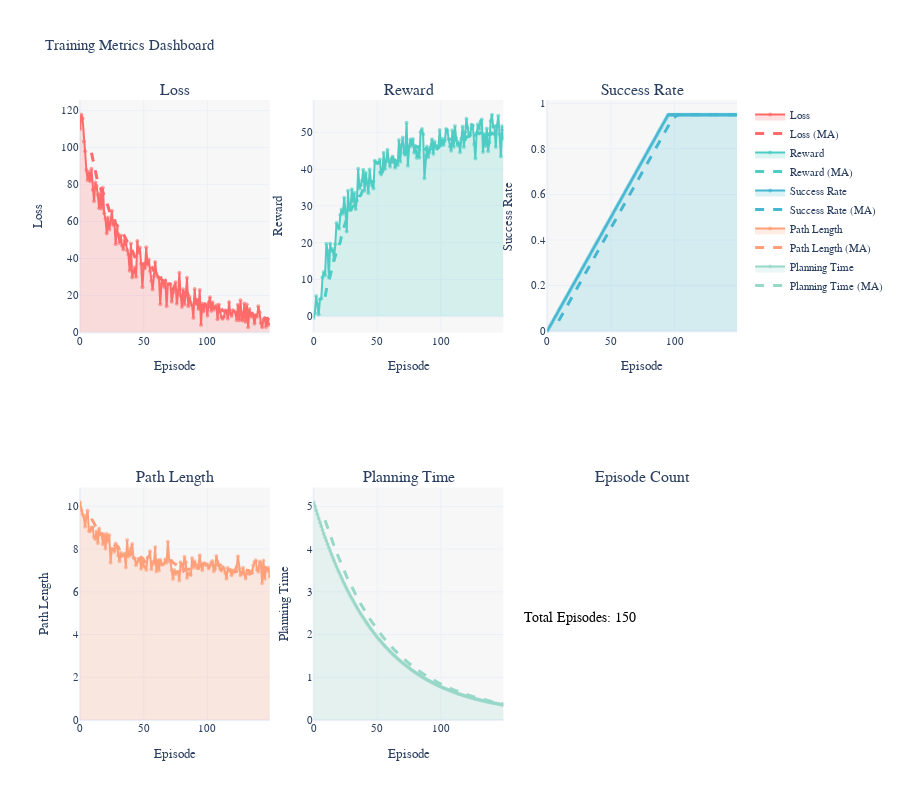

Here is the notebook cell this chart was saved with:
### Markdown cell above
## 4. Create Multi-Panel Dashboard

### Code cell
# Create comprehensive dashboard
fig = dashboard.create_dashboard(filename="professional_dashboard.html")
fig.show()

print("\n= Professional dashboard created and saved")

### Figure 1 — Plotly figure (JSON) as saved in the notebook; plotly's stock layout.template omitted (floating-point values rounded to 4 significant figures; data arrays with more than 128 entries replaced by an {"elided": "..."} marker saying what was removed)
{"data": [{"fill": "tozeroy", "fillcolor": "rgba(255, 107, 107, 0.2)", "hovertemplate": "Loss: %{y:.4f}<br>Episode: %{x}", "line": {"color": "#FF6B6B", "width": 2}, "marker": {"opacity": 0.6, "size": 4}, "mode": "lines+markers", "name": "Loss", "type": "scatter", "x": {"elided": "150 int values"}, "xaxis": "x", "y": {"elided": "150 float values"}, "yaxis": "y"}, {"hovertemplate": "Loss MA: %{y:.4f}<br>Episode: %{x}", "line": {"color": "#FF6B6B", "dash": "dash", "width": 3}, "mode": "lines", "name": "Loss (MA)", "type": "scatter", "x": {"elided": "141 int values"}, "xaxis": "x", "y": {"elided": "141 float values"}, "yaxis": "y"}, {"fill": "tozeroy", "fillcolor": "rgba(78, 205, 196, 0.2)", "hovertemplate": "Reward: %{y:.4f}<br>Episode: %{x}", "line": {"color": "#4ECDC4", "width": 2}, "marker": {"opacity": 0.6, "size": 4}, "mode": "lines+markers", "name": "Reward", "type": "scatter", "x": {"elided": "150 int values"}, "xaxis": "x2", "y": {"elided": "150 float values"}, "yaxis": "y2"}, {"hovertemplate": "Reward MA: %{y:.4f}<br>Episode: %{x}", "line": {"color": "#4ECDC4", "dash": "dash", "width": 3}, "mode": "lines", "name": "Reward (MA)", "type": "scatter", "x": {"elided": "141 int values"}, "xaxis": "x2", "y": {"elided": "141 float values"}, "yaxis": "y2"}, {"fill": "tozeroy", "fillcolor": "rgba(69, 183, 209, 0.2)", "hovertemplate": "Success Rate: %{y:.4f}<br>Episode: %{x}", "line": {"color": "#45B7D1", "width": 2}, "marker": {"opacity": 0.6, "size": 4}, "mode": "lines+markers", "name": "Success Rate", "type": "scatter", "x": {"elided": "150 int values"}, "xaxis": "x3", "y": {"elided": "150 float values"}, "yaxis": "y3"}, {"hovertemplate": "Success Rate MA: %{y:.4f}<br>Episode: %{x}", "line": {"color": "#45B7D1", "dash": "dash", "width": 3}, "mode": "lines", "name": "Success Rate (MA)", "type": "scatter", "x": {"elided": "141 int values"}, "xaxis": "x3", "y": {"elided": "141 float values"}, "yaxis": "y3"}, {"fill": "tozeroy", "fillcolor": "rgba(255, 160, 122, 0.2)", "hovertemplate": "Path Length: %{y:.4f}<br>Episode: %{x}", "line": {"color": "#FFA07A", "width": 2}, "marker": {"opacity": 0.6, "size": 4}, "mode": "lines+markers", "name": "Path Length", "type": "scatter", "x": {"elided": "150 int values"}, "xaxis": "x4", "y": {"elided": "150 float values"}, "yaxis": "y4"}, {"hovertemplate": "Path Length MA: %{y:.4f}<br>Episode: %{x}", "line": {"color": "#FFA07A", "dash": "dash", "width": 3}, "mode": "lines", "name": "Path Length (MA)", "type": "scatter", "x": {"elided": "141 int values"}, "xaxis": "x4", "y": {"elided": "141 float values"}, "yaxis": "y4"}, {"fill": "tozeroy", "fillcolor": "rgba(152, 216, 200, 0.2)", "hovertemplate": "Planning Time: %{y:.4f}<br>Episode: %{x}", "line": {"color": "#98D8C8", "width": 2}, "marker": {"opacity": 0.6, "size": 4}, "mode": "lines+markers", "name": "Planning Time", "type": "scatter", "x": {"elided": "150 int values"}, "xaxis": "x5", "y": {"elided": "150 float values"}, "yaxis": "y5"}, {"hovertemplate": "Planning Time MA: %{y:.4f}<br>Episode: %{x}", "line": {"color": "#98D8C8", "dash": "dash", "width": 3}, "mode": "lines", "name": "Planning Time (MA)", "type": "scatter", "x": {"elided": "141 int values"}, "xaxis": "x5", "y": {"elided": "141 float values"}, "yaxis": "y5"}], "layout": {"annotations": [{"font": {"size": 16}, "showarrow": false, "text": "Loss", "x": 0.1444, "xanchor": "center", "xref": "paper", "y": 1, "yanchor": "bottom", "yref": "paper"}, {"font": {"size": 16}, "showarrow": false, "text": "Reward", "x": 0.5, "xanchor": "center", "xref": "paper", "y": 1, "yanchor": "bottom", "yref": "paper"}, {"font": {"size": 16}, "showarrow": false, "text": "Success Rate", "x": 0.8556, "xanchor": "center", "xref": "paper", "y": 1, "yanchor": "bottom", "yref": "paper"}, {"font": {"size": 16}, "showarrow": false, "text": "Path Length", "x": 0.1444, "xanchor": "center", "xref": "paper", "y": 0.375, "yanchor": "bottom", "yref": "paper"}, {"font": {"size": 16}, "showarrow": false, "text": "Planning Time", "x": 0.5, "xanchor": "center", "xref": "paper", "y": 0.375, "yanchor": "bottom", "yref": "paper"}, {"font": {"size": 16}, "showarrow": false, "text": "Episode Count", "x": 0.8556, "xanchor": "center", "xref": "paper", "y": 0.375, "yanchor": "bottom", "yref": "paper"}, {"font": {"color": "black", "size": 14}, "showarrow": false, "text": "Total Episodes: 150", "x": 0.85, "xref": "paper", "y": 0.15, "yref": "paper"}], "font": {"family": "Arial, sans-serif", "size": 11}, "height": 800, "hovermode": "x unified", "paper_bgcolor": "white", "plot_bgcolor": "rgba(240, 240, 240, 0.5)", "showlegend": true, "title": {"text": "Training Metrics Dashboard"}, "xaxis": {"anchor": "y", "domain": [0, 0.2889], "title": {"text": "Episode"}}, "xaxis2": {"anchor": "y2", "domain": [0.3556, 0.6444], "title": {"text": "Episode"}}, "xaxis3": {"anchor": "y3", "domain": [0.7111, 1], "title": {"text": "Episode"}}, "xaxis4": {"anchor": "y4", "domain": [0, 0.2889], "title": {"text": "Episode"}}, "xaxis5": {"anchor": "y5", "domain": [0.3556, 0.6444], "title": {"text": "Episode"}}, "xaxis6": {"anchor": "y6", "domain": [0.7111, 1]}, "yaxis": {"anchor": "x", "domain": [0.625, 1], "title": {"text": "Loss"}}, "yaxis2": {"anchor": "x2", "domain": [0.625, 1], "title": {"text": "Reward"}}, "yaxis3": {"anchor": "x3", "domain": [0.625, 1], "title": {"text": "Success Rate"}}, "yaxis4": {"anchor": "x4", "domain": [0, 0.375], "title": {"text": "Path Length"}}, "yaxis5": {"anchor": "x5", "domain": [0, 0.375], "title": {"text": "Planning Time"}}, "yaxis6": {"anchor": "x6", "domain": [0, 0.375]}}}
